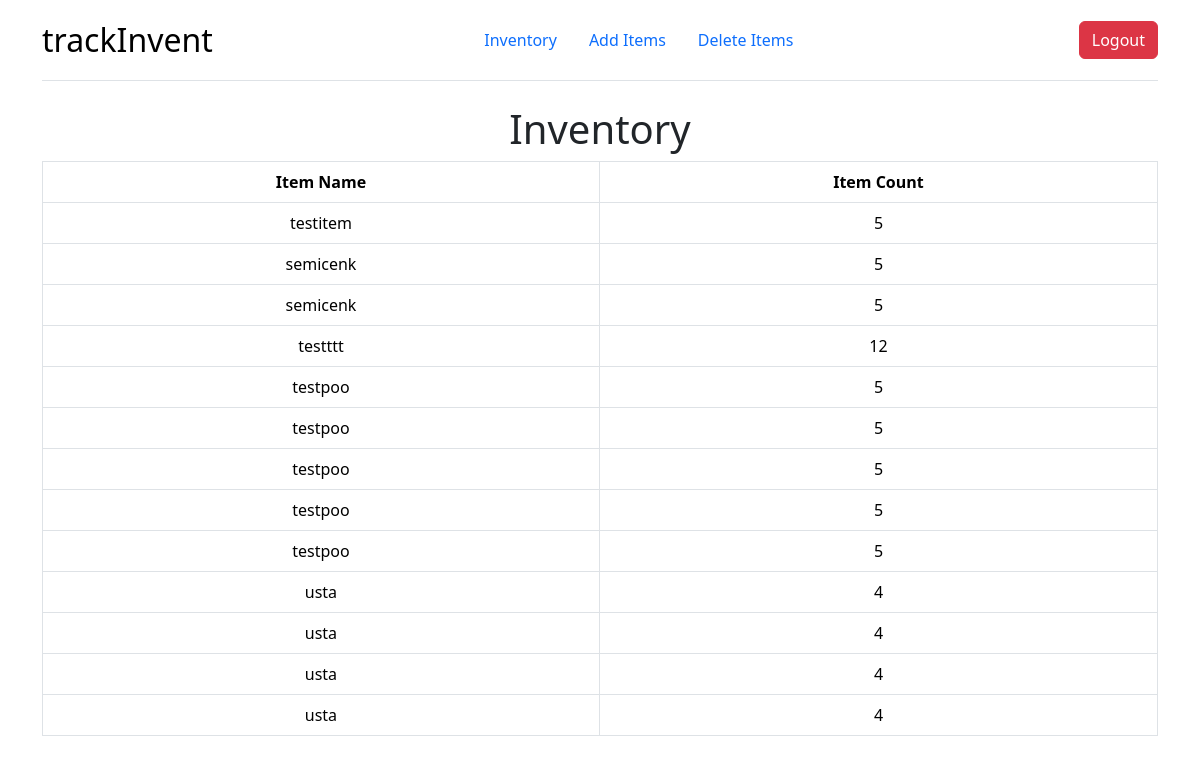
The page / (signed in) on the database as committed earlier.
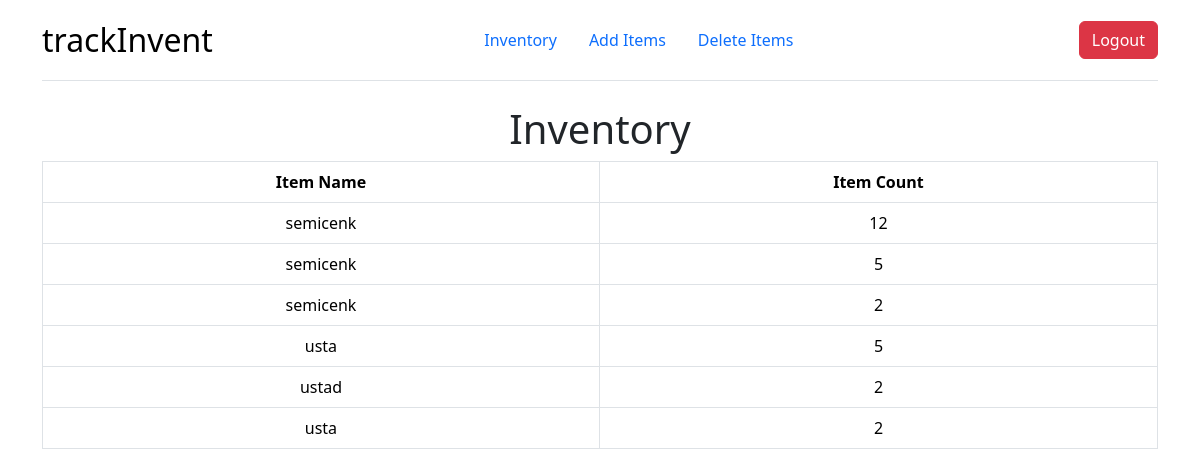
The same page on the database as committed later.
### tables this page shows
CREATE TABLE inventory(userid TEXT, item TEXT NOT NULL, count INTEGER NOT NULL, FOREIGN KEY (userid) REFERENCES userinformation(userid));

### app.py (the view)
@app.route("/")
@login_required
def inventory():
    userinventory = loadInventory(session["id"])
    return render_template("inventory.html", items=userinventory)

### app.py (called while the page is built)
def loadInventory(id):
    try:
        with sqlite3.connect(db_path) as db:
            cursor = db.cursor()
    except sqlite3.Error as currentError:
        flash(f"Error while retrieving user inventory from database { currentError } ", "danger")
    userinventory = cursor.execute("SELECT * FROM inventory WHERE userid = ?", [id])
    userinventory = userinventory.fetchall()
    if len(userinventory) == 0:
        return None
    return userinventory

### helpers.py (called while the page is built)
def login_required(f):
    @wraps(f)
    def decorated_function(*args, **kwargs):
        if session.get("id") is None:
            return redirect(url_for('login', next=request.url))
        return f(*args, **kwargs)
    return decorated_function

### templates/inventory.html
{% extends "layout.html" %}
    {% block header %}
    <form action="/">
            <div id="container">
                <h1 style="text-align: center">Inventory</h1>
            </div>
    </form>
    {% endblock %}

### templates/layout.html (shortened to what this page needs)
<!DOCTYPE html>
<html lang="en">
<body>
    <link href="https://cdn.jsdelivr.net/npm/bootstrap@5.3.3/dist/css/bootstrap.min.css" rel="stylesheet">
    <div class="container">
        <header class="d-flex flex-wrap justify-content-center align-items-center justify-content-md-between py-3 mb-4 border-bottom">
            <a class="d-flex align-items-center mb-3 mb-md-0 link-body-emphasis text-decoration-none">
                <span class="fs-2">trackInvent</span>
            </a>
            <ul class="nav col-12 col-md-auto mb-2 justify-content-center mb-md-0">
                <li class="nav-item">
                    <a class="nav-link" href="/">Inventory</a>
                </li>
                <li class="nav-item">
                    <a class="nav-link" href="/additem">Add Items</a>
                </li>
                <li class="nav-item">
                    <a class="nav-link" href="/delete">Delete Items</a>
                </li>
            </ul>
            <div class="col-md-1 text-end">
                <button type="submit" class="btn btn-danger"><a class="nav-link" href="/logout">Logout</a></button>
            </div>
        </header>
        {% block header %}
        {% endblock %}
        {% if items != None %}
        <table class="table table-bordered text-center flex-column justify-content-center">
            <tbody>
                    <tr>
                        <th><b>Item Name</b></th>
                        <th><b>Item Count</b></th>
                    </tr>
                    {% for item in items %}
                        <tr>
                            <td>
                                {{ item[1] }}
                            </td>
                            <td>
                                {{ item[2] }}
                            </td>
                        </tr>
                    {% endfor %}
            </tbody>
        </table>
        {% else %}
            <h3 style="text-align: center">Nothing to show here!</h3>
        {% endif %}
    </div>
</body>

Rows that differ between the two databases and show on the page:
no longer on this page (row edited): inventory: item "testpoo", count "5"
no longer on this page (row edited): inventory: item "testpoo", count "5"
no longer on this page (row edited): inventory: item "testpoo", count "5"
no longer on this page (row edited): inventory: item "usta", count "4"
no longer on this page (row edited): inventory: item "usta", count "4"
no longer on this page (row edited): inventory: item "usta", count "4"
removed inventory: item "usta", count "4"
changed inventory (number 1 of 6 on the later page): item "testitem" → "semicenk"; count "5" → "12"
changed inventory (number 3 of 6 on the later page): count "5" → "2"
changed inventory (number 4 of 6 on the later page): item "testttt" → "usta"; count "12" → "5"
changed inventory: item "testpoo" → "ustad"; count "5" → "2"
changed inventory (number 6 of 6 on the later page): item "testpoo" → "usta"; count "5" → "2"
